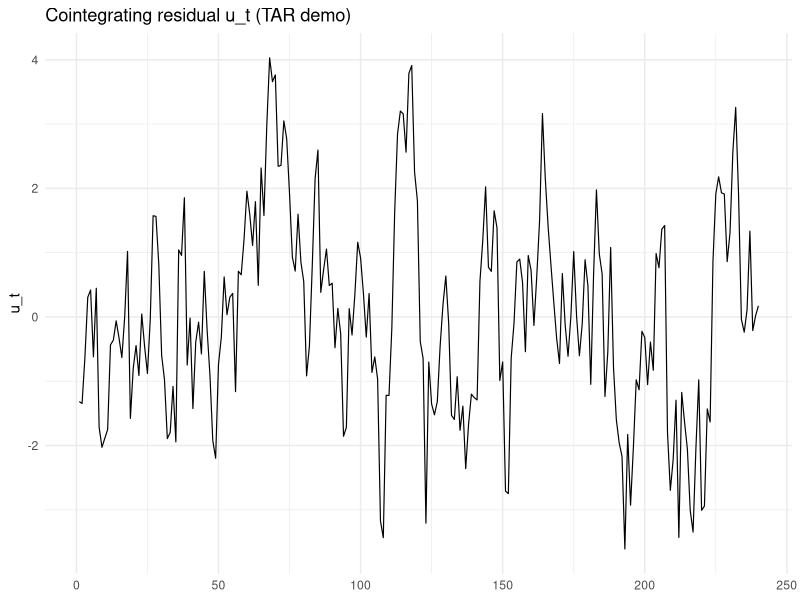

This figure's R source:
###############################################################
## tar_model.R
## Enders & Siklos (2001) threshold cointegration test (TAR)
## - Step 1: y ~ const + x  => residuals u_t
## - Step 2: Threshold-ADF on u_t:
##     Δu_t = ρ1 I_t u_{t-1} + ρ2 (1-I_t) u_{t-1} + Σ γ_i Δu_{t-i} + ε_t
##   where I_t = 1(u_{t-1} >= τ), else 0  (TAR indicator)
##
## Outputs:
## - selected lag p* via AIC/BIC (on the threshold regression)
## - threshold τ (0 or Chan-consistent estimate)
## - t-stats for ρ1, ρ2, and t-Max
## - Φ (F-test for H0: ρ1=ρ2=0), for comparison with Tables 1–2
###############################################################

# -----------------------------
# Optional packages (only for plotting)
# -----------------------------
have_ggplot <- requireNamespace("ggplot2", quietly = TRUE)

# -----------------------------
# Simulate cointegrated data (if you cannot / do not want to use paper data)
# Construct x_t as RW, and y_t = alpha + beta x_t + u_t
# where u_t follows a TAR adjustment process in differences.
# -----------------------------
simulate_tar_cointegration <- function(T = 240,
                                       alpha = 0,
                                       beta = 1,
                                       rho1 = -0.10,
                                       rho2 = -0.50,
                                       tau = 0,
                                       sd_u = 1,
                                       sd_x = 1,
                                       seed = 123) {
  set.seed(seed)
  
  x <- numeric(T)
  u <- numeric(T)
  du <- numeric(T)
  
  # random walk x
  for (t in 2:T) x[t] <- x[t-1] + rnorm(1, 0, sd_x)
  
  # TAR dynamics for u
  u[1] <- 0
  du[1] <- 0
  for (t in 2:T) {
    I_t <- as.integer(u[t-1] >= tau)
    du[t] <- (rho1 * I_t + rho2 * (1 - I_t)) * u[t-1] + rnorm(1, 0, sd_u)
    u[t] <- u[t-1] + du[t]
  }
  
  y <- alpha + beta * x + u
  data.frame(t = 1:T, y = y, x = x, u_true = u)
}

# -----------------------------
# Build regression dataset for TAR threshold-ADF
# du_t on (I*u_{t-1}), ((1-I)*u_{t-1}), and lagged du's
# No intercept, matching the paper’s presentation.
# -----------------------------
build_tar_reg_df <- function(u, p = 0, tau = 0) {
  T <- length(u)
  du <- c(NA_real_, diff(u))
  
  u_l1  <- c(NA_real_, u[1:(T-1)])
  z_l1  <- u_l1  # TAR: threshold variable is u_{t-1}
  I     <- ifelse(is.na(z_l1), NA_integer_, as.integer(z_l1 >= tau))
  
  df <- data.frame(
    du    = du,
    u_l1  = u_l1,
    Iu    = I * u_l1,
    I0u   = (1 - I) * u_l1
  )
  
  if (p > 0) {
    for (i in 1:p) {
      df[[paste0("du_l", i)]] <- dplyr::lag(df$du, i)
    }
  }
  
  # drop rows with NA induced by differencing/lags
  df <- df[stats::complete.cases(df), , drop = FALSE]
  df
}

# -----------------------------
# Fit TAR threshold regression for given (p, tau)
# Returns lm object + SSR + IC values
# -----------------------------
fit_tar_threshold <- function(u, p = 0, tau = 0) {
  df <- build_tar_reg_df(u, p = p, tau = tau)
  if (nrow(df) < (10 + 2 * p)) return(NULL)
  
  rhs <- c("Iu", "I0u")
  if (p > 0) rhs <- c(rhs, paste0("du_l", 1:p))
  fml <- stats::as.formula(paste("du ~ 0 +", paste(rhs, collapse = " + ")))
  
  m <- tryCatch(stats::lm(fml, data = df), error = function(e) NULL)
  if (is.null(m)) return(NULL)
  
  ssr <- sum(stats::residuals(m)^2)
  list(model = m, df = df, ssr = ssr, aic = stats::AIC(m), bic = stats::BIC(m))
}

# -----------------------------
# Chan-style threshold selection (consistent threshold estimate):
# Search over middle (1-2*trim) of sorted threshold variable (here u_{t-1}).
# The paper discards 15% at each tail (middle 70%). 
# -----------------------------
select_tau_chan_tar <- function(u, p = 0, trim = 0.15) {
  df0 <- build_tar_reg_df(u, p = p, tau = 0)
  
  # candidate threshold variable is z_l1 = u_{t-1} (already embedded in df0 via u_l1)
  z <- df0$u_l1
  z <- z[is.finite(z)]
  n <- length(z)
  if (n < 30) return(list(tau = 0, fit = NULL))
  
  z_sorted <- sort(z)
  lo <- floor(trim * n) + 1
  hi <- ceiling((1 - trim) * n) - 1
  if (lo >= hi) return(list(tau = 0, fit = NULL))
  
  cand <- unique(z_sorted[lo:hi])
  
  best_fit <- NULL
  best_tau <- NA_real_
  best_ssr <- Inf
  
  for (tt in cand) {
    fit <- fit_tar_threshold(u, p = p, tau = tt)
    if (is.null(fit)) next
    if (fit$ssr < best_ssr) {
      best_ssr <- fit$ssr
      best_tau <- tt
      best_fit <- fit
    }
  }
  
  list(tau = best_tau, fit = best_fit)
}

# -----------------------------
# Choose p via IC (AIC or BIC), jointly with tau selection method
# - threshold = "zero": tau fixed at tau0
# - threshold = "chan": tau estimated for each p (Chan search), then IC evaluated
# -----------------------------
select_p_and_fit_tar <- function(u,
                                 max_p = 12,
                                 ic = c("BIC", "AIC"),
                                 threshold = c("zero", "chan"),
                                 tau0 = 0,
                                 trim = 0.15) {
  ic <- match.arg(ic)
  threshold <- match.arg(threshold)
  
  best <- NULL
  best_val <- Inf
  
  for (p in 0:max_p) {
    
    if (threshold == "zero") {
      fit <- fit_tar_threshold(u, p = p, tau = tau0)
      if (is.null(fit)) next
      val <- if (ic == "AIC") fit$aic else fit$bic
      tau_used <- tau0
      
    } else {
      tmp <- select_tau_chan_tar(u, p = p, trim = trim)
      fit <- tmp$fit
      if (is.null(fit)) next
      val <- if (ic == "AIC") fit$aic else fit$bic
      tau_used <- tmp$tau
    }
    
    if (is.finite(val) && val < best_val) {
      best_val <- val
      best <- list(p = p, tau = tau_used, fit = fit, ic = ic, ic_value = val,
                   threshold = threshold)
    }
  }
  
  best
}

# -----------------------------
# Compute Φ (F-test H0: rho1=rho2=0) and symmetry test H0: rho1=rho2
# NOTE: Φ has nonstandard critical values in the paper (Tables 1–2).
# -----------------------------
compute_tests_tar <- function(fit_obj) {
  m <- fit_obj$model
  df <- fit_obj$df
  
  co <- summary(m)$coefficients
  rho1_t <- unname(co["Iu", "t value"])
  rho2_t <- unname(co["I0u", "t value"])
  t_max  <- max(rho1_t, rho2_t)   # "larger" t statistic (closer to 0)
  
  # Φ: compare unrestricted vs restricted without Iu and I0u
  p <- fit_obj$p
  if (p > 0) {
    rhs_r <- paste(paste0("du_l", 1:p), collapse = " + ")
    fml_r <- stats::as.formula(paste("du ~ 0 +", rhs_r))
    m_r <- stats::lm(fml_r, data = df)
    ssr_r <- sum(residuals(m_r)^2)
  } else {
    # restricted is du ~ 0 : SSR = sum(du^2)
    ssr_r <- sum(df$du^2)
  }
  
  ssr_u <- sum(residuals(m)^2)
  q <- 2
  df_u <- df.residual(m)
  phi <- ((ssr_r - ssr_u) / q) / (ssr_u / df_u)
  
  # Symmetry test H0: rho1=rho2 => replace (Iu, I0u) with u_l1
  # Restricted: du ~ 0 + u_l1 + du_lags
  rhs_sym <- c("u_l1")
  if (p > 0) rhs_sym <- c(rhs_sym, paste0("du_l", 1:p))
  fml_sym <- stats::as.formula(paste("du ~ 0 +", paste(rhs_sym, collapse = " + ")))
  m_sym <- stats::lm(fml_sym, data = df)
  
  ssr_sym <- sum(residuals(m_sym)^2)
  q_sym <- 1
  df_u2 <- df.residual(m)
  F_sym <- ((ssr_sym - ssr_u) / q_sym) / (ssr_u / df_u2)
  p_sym <- stats::pf(F_sym, df1 = q_sym, df2 = df_u2, lower.tail = FALSE)
  
  list(
    rho1_t = rho1_t, rho2_t = rho2_t, t_max = t_max,
    phi = phi, phi_df1 = q, phi_df2 = df_u,
    F_sym = F_sym, p_sym = p_sym
  )
}

# -----------------------------
# Main TAR test wrapper
# -----------------------------
enders_siklos_tar <- function(y, x,
                              max_p = 12,
                              ic = c("BIC", "AIC"),
                              threshold = c("zero", "chan"),
                              tau0 = 0,
                              trim = 0.15) {
  ic <- match.arg(ic)
  threshold <- match.arg(threshold)
  
  # Step 1: cointegrating regression
  lr <- lm(y ~ x)
  u  <- residuals(lr)
  
  # Step 2: select p and tau, fit threshold regression
  sel <- select_p_and_fit_tar(u, max_p = max_p, ic = ic,
                              threshold = threshold, tau0 = tau0, trim = trim)
  if (is.null(sel)) stop("No feasible model could be estimated (check sample size / max_p).")
  
  sel$fit$p <- sel$p  # attach
  sel$fit$tau <- sel$tau
  
  tests <- compute_tests_tar(list(model = sel$fit$model, df = sel$fit$df, p = sel$p))
  
  # small summary
  out <- list(
    long_run = lr,
    residuals = u,
    threshold = sel$threshold,
    tau = sel$tau,
    p = sel$p,
    ic = sel$ic,
    ic_value = sel$ic_value,
    th_model = sel$fit$model,
    tests = tests
  )
  
  class(out) <- "es_tar"
  out
}

print.es_tar <- function(x, ...) {
  cat("\nEnders–Siklos TAR threshold cointegration step (TAR)\n")
  cat("Selected threshold method:", x$threshold, "\n")
  cat("Selected tau:", signif(x$tau, 5), "\n")
  cat("Selected lag p:", x$p, " | IC:", x$ic, "=", round(x$ic_value, 3), "\n\n")
  
  cat("Threshold regression coefficients (no intercept):\n")
  print(coef(summary(x$th_model)))
  
  cat("\nKey test statistics to compare with Enders–Siklos critical values:\n")
  cat("t_rho1 =", round(x$tests$rho1_t, 3),
      " | t_rho2 =", round(x$tests$rho2_t, 3),
      " | t-Max =", round(x$tests$t_max, 3), "\n")
  cat("Phi (F for rho1=rho2=0) =", round(x$tests$phi, 3),
      " with df(", x$tests$phi_df1, ",", x$tests$phi_df2, ")\n")
  
  cat("\nSymmetry test (rho1=rho2) [standard F approximation]:\n")
  cat("F =", round(x$tests$F_sym, 3), " | p =", signif(x$tests$p_sym, 4), "\n")
}

# -----------------------------
# Demo run (simulate)
# -----------------------------
demo <- simulate_tar_cointegration(T = 240, seed = 1)
res  <- enders_siklos_tar(demo$y, demo$x,
                          max_p = 12,
                          ic = "BIC",
                          threshold = "chan",  # "zero" or "chan"
                          tau0 = 0,
                          trim = 0.15)

print(res)

# Optional plot: residuals and threshold regime (needs ggplot2)
if (have_ggplot) {
  u <- res$residuals
  du <- c(NA_real_, diff(u))
  I <- as.integer(dplyr::lag(u, 1) >= res$tau)
  
  dfp <- data.frame(t = 1:length(u), u = u, I = I, du = du)
  
  p1 <- ggplot2::ggplot(dfp, ggplot2::aes(x = t, y = u)) +
    ggplot2::geom_line(linewidth = 0.4) +
    ggplot2::labs(title = "Cointegrating residual u_t (TAR demo)", x = NULL, y = "u_t") +
    ggplot2::theme_minimal(base_size = 11)
  
  print(p1)
}
